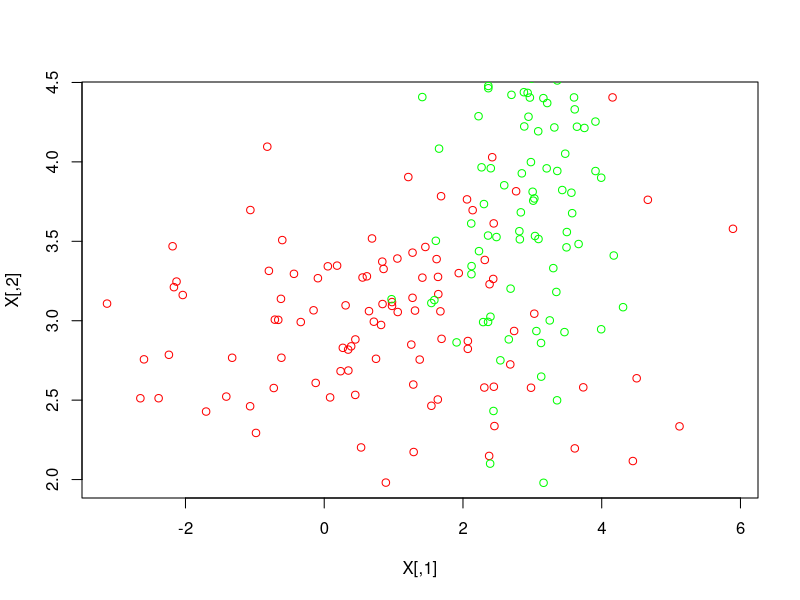

Source code (R):
## ---- chunk 1

## ---- chunk 2
#1 
matrix(c(1,2),3,4)
## ---- chunk 3
#2
diag(1,4,4)
## ---- chunk 4
diag(c(1,1,1,1))
## ---- chunk 5
a<-matrix(c(1,2),4,4)
b<-matrix(c(1,3),4,4)
## ---- chunk 6
# Calcul de la diagonale
diag_a <- diag(a)
diag_b <- diag(b)
## ---- chunk 7
# Calcul de la trace
trace_a <- sum(diag_a)
trace_b <- sum(diag_b)
## ---- chunk 8
a %*% b
## ---- chunk 9
a*b 
## ---- chunk 10
library("MASS")
## ---- chunk 11

X <- mvrnorm(100, mu = c(1, 3), Sigma = matrix(c(2^2, 0, 0, 0.5^2), 2, 2))
Y <- mvrnorm(100, mu = c(3, 4), Sigma = matrix(c(0.7^2, 0, 0, 0.9^2), 2, 2))
## ---- chunk 12
# Affichage des résultats
print("Trace de la matrice a :")
print(trace_a)

print("Trace de la matrice b :")
print(trace_b)
## ---- chunk 13
X <- mvrnorm(100, mu = c(1, 3), Sigma = matrix(c(2^2, 0, 0, 0.5^2), 2, 2))
Y <- mvrnorm(100, mu = c(3, 4), Sigma = matrix(c(0.7^2, 0, 0, 0.9^2), 2, 2))
## ---- chunk 14
plot(X, col = "red")
points(Y, col = "green")


## ---- chunk 15
# Définitiond de la distance 
distanceMat <- function(x, y, M) {
  diff <- x - y                      # Calcul de la différence entre x et y
  distance <- sqrt(t(diff) %*% M %*% diff)  # Appliquer la formule
  return(as.numeric(distance))       # Retourner le résultat sous forme numérique
}

## ---- chunk 16
M <- diag(2)  # Matrice identité 2x2

# Prenons deux points simples de X et Y
x_test <- X[2, ]
y_test <- Y[1, ]

# Calculons la distance
distance_test <- distanceMat(x_test, y_test, M)
## ---- chunk 17
print(x_test)
print(y_test)

## ---- chunk 18
euclidean_distance <- sqrt(sum((x_test - y_test)^2))
print(euclidean_distance)


## ---- chunk 19

## ---- chunk 20

## ---- chunk 21
# Charger la bibliothèque MASS pour générer des données aléatoires multidimensionnelles
library(MASS)

# Génération des données X et Y
X <- mvrnorm(100, mu = c(1, 3), Sigma = matrix(c(2^2, 0, 0, 0.5^2), 2, 2))
Y <- mvrnorm(100, mu = c(3, 4), Sigma = matrix(c(0.7^2, 0, 0, 0.9^2), 2, 2))

# Définir la fonction pour calculer la distance de Mahalanobis
distanceMat <- function(x, y, M) {
  diff <- x - y                      # Calcul de la différence entre x et y
  distance <- sqrt(t(diff) %*% M %*% diff)  # Appliquer la formule
  return(as.numeric(distance))       # Retourner le résultat sous forme numérique
}

# Définir la fonction pour calculer l'inertie du nuage de points
inertie <- function(X, M) {
  n <- nrow(X)                         # Nombre de points dans le nuage
  centre <- colMeans(X)                # Calcul du centre de gravité
  distances <- apply(X, 1, function(x) distanceMat(x, centre, M))  # Distance de chaque point au centre
  return(sum(distances^2) / n)         # Inertie : somme des distances au carré, divisée par le nombre de points
}

# Calcul de l'inertie avec la distance Euclidienne (M = Id)
M_identity <- diag(2)  # Matrice identité pour la distance Euclidienne
inertie_euclidienne <- inertie(X, M_identity)
print("Inertie avec la distance Euclidienne :")
print(inertie_euclidienne)

# Matrice de variance-covariance pour X
Sigma <- matrix(c(2^2, 0, 0, 0.5^2), 2, 2)
M_sigma <- solve(Sigma)  # Inverse de la matrice de variance-covariance

# Calcul de l'inertie avec la métrique M = σ⁻²
inertie_mahalanobis <- inertie(X, M_sigma)
print("Inertie avec la distance de Mahalanobis (M = σ⁻²) :")
print(inertie_mahalanobis)


## ---- chunk 22


